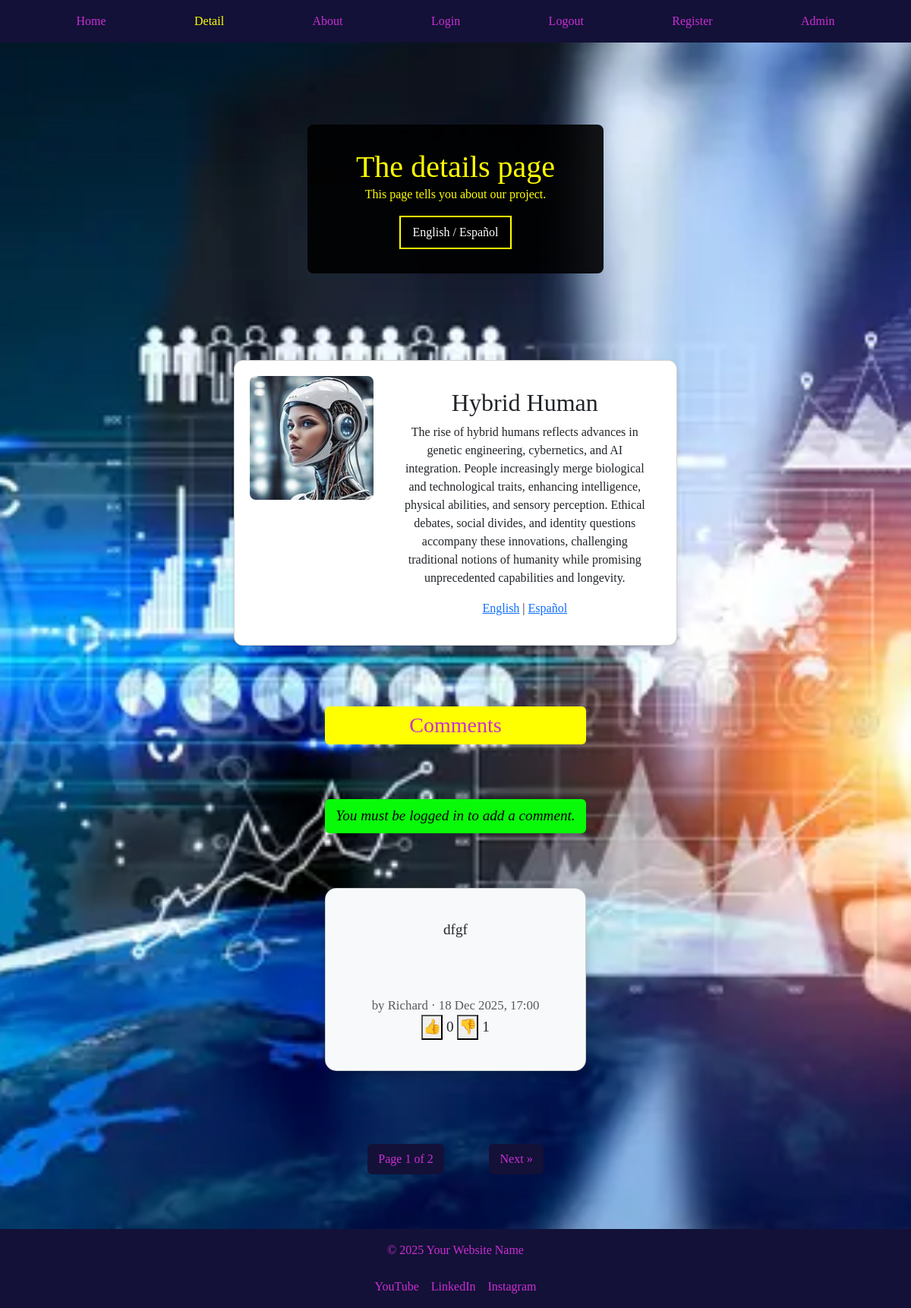
/detail/, run on the app's committed database.
### next_project/models.py (models this page shows, shortened)
class CardText(models.Model):
    title = models.CharField(max_length=20)
    content = models.TextField()
    image_name = models.CharField(
        max_length=100,
        help_text="Enter the image filename (eg 'An image of...)",
        default='default.jpg',
        blank=True
    )

class Comment(models.Model):
    CardText = models.ForeignKey(CardText, on_delete=models.CASCADE,
                                 related_name='comments')
    user = models.ForeignKey(User, on_delete=models.CASCADE)
    text = models.TextField()
    created_at = models.DateTimeField(auto_now_add=True)
    updated_at = models.DateTimeField(auto_now_add=True)

### next_project/views.py (the view, shortened to what this page needs)
# urls.py: path('detail/', views.detail_view, name='detail'),
def detail_view(request):
    lang = request.GET.get('lang', 'en')
    cards = CardText.objects.all()
    card_paginator = Paginator(cards, 1)
    card_page_number = request.GET.get('page')
    card_page_obj = card_paginator.get_page(card_page_number)
    card = card_page_obj.object_list[0] if card_page_obj.object_list else None
    if card:
        translation = card.translations.filter(language=lang).first()
        content = translation.content if translation else (
            card.content or 'Content coming soon.')
        comments_qs = Comment.objects.filter(
            CardText=card).annotate(
         like_count=Count('reactions', filter=Q(reactions__reaction='like')),
         dislike_count=Count(
             'reactions', filter=Q(reactions__reaction='dislike')),
        ).order_by('-created_at')
        comment_paginator = Paginator(comments_qs, 5)
        comment_page_number = request.GET.get('comments_page')
        comments = comment_paginator.get_page(comment_page_number)
        comment_form = CommentForm()
    context = {
        'card': card,
        'content': content,
        'page_obj': card_page_obj,
        'is_paginated': card_page_obj.has_other_pages()
        if card_page_obj else False,
        'comments': comments,
        'comment_form': comment_form,
        'active_tab': 'detail',
        'user_authenticated': request.user.is_authenticated,
    }
    return render(request, 'next_project/detail.html', context)

### next_project/templates/next_project/detail.html (shortened to what this page needs)
{% extends 'next_project/base.html' %}
{% load static %}
{% block content %}
<section class="hero">
    <div class="hero-overlay">
        <h1 class="color" data-i18n="detail_title">The details page</h1>
        <p class="color" data-i18n="detail_content">This page tells you about our project.</p>
        <button id="switch-lang">English / Español</button>
    </div>
</section>
<div class="card mb-4">
    <div class="card-image-container">
        <a href="{% url 'detail' %}">
            <img src="{% static 'images/'|add:card.image_name %}" alt="{{ card.title }}" class="card-image">
        </a>
    </div>
    <div class="card-text p-3">
        <h2 class="card-title">{{ card.title }}</h2>
        <p class="card-content">{{ content }}</p>
        <div class="lang-switch">
            <a href="{% url 'detail' %}?lang=en">English</a> |
            <a href="{% url 'detail' %}?lang=es">Español</a>
        </div>
    </div>
</div>
<section class="comments mt-4">
    <h3 id="comments">Comments</h3>
    {% if card and user.is_authenticated %}
    <button type="button" class="btn btn-primary mb-3" data-bs-toggle="modal" data-bs-target="#addCommentModal">
        Add Comment
    </button>
    <div class="modal fade" id="addCommentModal" tabindex="-1" aria-labelledby="addCommentModalLabel"
        aria-hidden="true">
        <div class="modal-dialog">
            <div class="modal-content">
                <form method="POST">
                    {% csrf_token %}
                    <div class="modal-header">
                        <h5 class="modal-title" id="addCommentModalLabel">Add Comment</h5>
                        <button type="button" id="comment-btn" class="btn-close" data-bs-dismiss="modal"></button>
                    </div>
                    <div class="modal-body">
                        {{ comment_form.as_p }}
                    </div>
                    <div class="modal-footer">
                        <button type="submit" class="btn btn-primary" name="add_comment">Submit</button>
                        <button type="button" class="btn btn-secondary" data-bs-dismiss="modal">Cancel</button>
                    </div>
                </form>
            </div>
        </div>
    </div>
    {% elif not card %}
    <p><em>No card available to comment on.</em></p>
    {% else %}
    <p id="loginforcard"><em>You must be logged in to add a comment.</em></p>
    {% endif %}
    {% for comment in comments %}
    <div class="card comment-card mb-3">
        <div class="card-body">
            <p>{{ comment.text }}</p>
            <small class="text-muted">by {{ comment.user.username }} · {{ comment.created_at|date:"d M Y, H:i"}}</small>
            <div class="reaction-bar">
                <button class="reaction-btn like-btn" data-comment-id="{{ comment.id }}" data-reaction="like"
                    type="button">
                    👍
                </button>
                <span class="like-count">
                    {{ comment.like_count }}
                </span>
                <button class="reaction-btn dislike-btn" data-comment-id="{{ comment.id }}" data-reaction="dislike"
                    type="button">
                    👎
                </button>
                <span class="dislike-count">
                    {{ comment.dislike_count }}
                </span>
            </div>
        </div>
    </div>
    {% endfor %}
</section>
<div class="pagination-container mb-4">
    <nav aria-label="Card navigation">
        <ul class="pagination justify-content-center">
            <li class="page-item disabled">
                <span class="page-link">Page {{ page_obj.number }} of {{ page_obj.paginator.num_pages }}</span>
            </li>
            {% if page_obj.has_next %}
            <li class="page-item">
                <a class="page-link" href="?page={{ page_obj.next_page_number }}">Next &raquo;</a>
            </li>
            {% endif %}
        </ul>
    </nav>
</div>
{% endblock %}

### next_project/static/next_project/CSS/style.css (style rules this page uses)
* { box-sizing: border-box; margin: 0; padding: 0; }
html, body { height: 100%; font-family: "Times New Roman", Times, serif; }
body { display: flex; flex-direction: column; min-height: 100vh; padding-top: 4.375rem; background-image: url("/static/images/techimage.jpg"); background-repeat: no-repeat; background-position: center center; background-size: cover; background-attachment: fixed; image-rendering: auto; }
nav a { color: rgb(203 46 211); text-decoration: none; transition: color 0.3s; }
.color { color: yellow; }
.hero { display: flex; justify-content: center; align-items: center; height: 40vh; position: relative; }
.hero-overlay { background-color: rgba(0, 0, 0, 0.9); padding: 2rem 4rem; border-radius: 8px; text-align: center; display: inline-block; }
.hero-overlay h1 { color: yellow; margin: 0; }
#switch-lang { background-color: rgba(0, 0, 0, 0.9); color: white; border: 2px solid yellow; padding: 8px 16px; cursor: pointer; transition: background-color 0.3s, color 0.3s; }
.card { display: flex; flex-direction: row; gap: 20px; width: 50%; max-width: 1200px; margin: 20px auto; background: #fff; border-radius: 12px; padding: 20px; box-shadow: 0 4px 8px rgba(0,0,0,0.1); }
.card-image-container { flex: 0 0 30%; }
.card-image { width: 100%; height: auto; border-radius: 8px; display: block; }
.card-text { flex: 1; }
.pagination-container { margin: 3rem 0; }
.pagination { display: flex; gap: 3.75rem; }
.pagination .page-item { list-style: none; }
.pagination .page-link { background-color: #131137; color: rgb(203 46 211); border: none; border-radius: 6px; padding: 0.5rem 0.9rem; font-weight: 500; text-decoration: none; transition: background-color 0.3s ease, color 0.3s ease; }
.pagination .page-item.disabled .page-link, .pagination .page-item.disabled .page-link:hover, .pagination .page-item.disabled .page-link:focus { background-color: #131137; color: rgb(203 46 211); cursor: pointer; pointer-events: none; }
#comments { background-color: yellow; color: rgb(203 46 211); border: none; border-radius: 6px; padding: 0.5rem 0.9rem; font-weight: 500; text-decoration: none; transition: background-color 0.3s ease, color 0.3s ease; margin-bottom: 4.5rem; }
#loginforcard { background-color: rgb(9, 250, 9); color: black; font-weight: bold; font-size: larger; border: none; border-radius: 6px; padding: 0.5rem 0.9rem; font-weight: 500; text-decoration: none; margin-bottom: 4.5rem; }
.comment-card { width: 100%; max-width: 800px; margin: 1rem auto; padding: 1.5rem; font-size: 1.2rem; border-radius: 15px; box-shadow: 0 5px 15px rgba(0,0,0,0.2); background-color: #f8f9fa; }
.comment-card p { margin-bottom: 4.5rem; }
.comment-card small { display: block; margin-top: 0.5rem; color: #555; }

### data on the page
CardText: image_name (picture), title "Hybrid Human", content "The rise of hybrid humans reflects advances in genetic engineering, cybernetics, and AI integration. People increasingly merge biological and technological traits, enhancing intelligence, physical abilities, and sensory perception. Ethical debates, social divides, and identity questions accompany these innovations, challenging traditional notions of humanity while promising unprecedented capabilities and longevity."
Comment: text "dfgf", user.username "Richard", created_at "18 Dec 2025, 17:00", like_count "0", dislike_count "1"

### other printed values
{{ page_obj.number }} "1"
{{ page_obj.paginator.num_pages }} "2"
